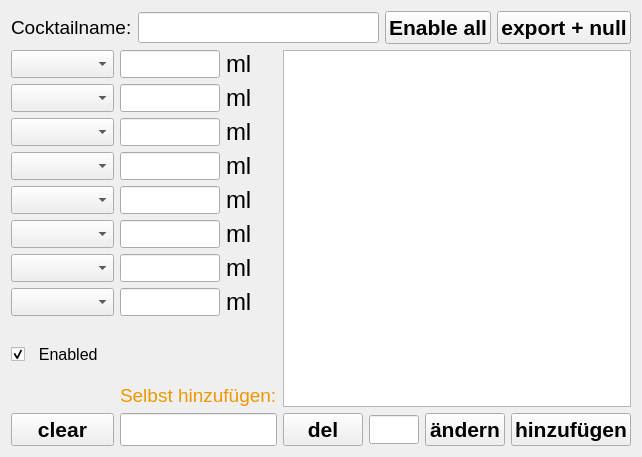
      <widget class="QWidget" name="tab_3">
       <attribute name="title">
        <string>Rezepte</string>
       </attribute>
       <layout class="QHBoxLayout" name="horizontalLayout_4">
        <item>
         <layout class="QVBoxLayout" name="verticalLayout_17">
          <item>
           <layout class="QHBoxLayout" name="horizontalLayout_15">
            <item>
             <widget class="QLabel" name="label_23">
              <property name="font">
               <font>
                <pointsize>14</pointsize>
               </font>
              </property>
              <property name="text">
               <string>Cocktailname:</string>
              </property>
             </widget>
            </item>
            <item>
             <widget class="ClickableLineEdit" name="LECocktail">
              <property name="font">
               <font>
                <pointsize>14</pointsize>
               </font>
              </property>
              <property name="placeholderText">
               <string/>
              </property>
             </widget>
            </item>
            <item>
             <widget class="QPushButton" name="PBenable">
              <property name="font">
               <font>
                <pointsize>16</pointsize>
                <weight>75</weight>
                <bold>true</bold>
               </font>
              </property>
              <property name="text">
               <string>Enable all</string>
              </property>
             </widget>
            </item>
            <item>
             <widget class="QPushButton" name="PBRnull">
              <property name="maximumSize">
               <size>
                <width>220</width>
                <height>16777215</height>
               </size>
              </property>
              <property name="font">
               <font>
                <pointsize>16</pointsize>
                <weight>75</weight>
                <bold>true</bold>
               </font>
              </property>
              <property name="layoutDirection">
               <enum>Qt::LeftToRight</enum>
              </property>
              <property name="text">
               <string>export + null</string>
              </property>
             </widget>
            </item>
           </layout>
          </item>
          <item>
           <layout class="QHBoxLayout" name="horizontalLayout_3">
            <item>
             <layout class="QVBoxLayout" name="verticalLayout_4">
              <item>
               <widget class="QComboBox" name="CBR1">
                <property name="minimumSize">
                 <size>
                  <width>103</width>
                  <height>28</height>
                 </size>
                </property>
                <property name="maximumSize">
                 <size>
                  <width>16777215</width>
                  <height>28</height>
                 </size>
                </property>
                <property name="font">
                 <font>
                  <pointsize>14</pointsize>
                  <weight>50</weight>
                  <bold>false</bold>
                 </font>
                </property>
               </widget>
              </item>
              <item>
               <widget class="QComboBox" name="CBR2">
                <property name="minimumSize">
                 <size>
                  <width>103</width>
                  <height>28</height>
                 </size>
                </property>
                <property name="maximumSize">
                 <size>
                  <width>16777215</width>
                  <height>28</height>
                 </size>
                </property>
                <property name="font">
                 <font>
                  <pointsize>14</pointsize>
                  <weight>50</weight>
                  <bold>false</bold>
                 </font>
                </property>
               </widget>
              </item>
              <item>
               <widget class="QComboBox" name="CBR3">
                <property name="minimumSize">
                 <size>
                  <width>103</width>
                  <height>28</height>
                 </size>
                </property>
                <property name="maximumSize">
                 <size>
                  <width>16777215</width>
                  <height>28</height>
                 </size>
                </property>
                <property name="font">
                 <font>
                  <pointsize>14</pointsize>
                  <weight>50</weight>
                  <bold>false</bold>
                 </font>
                </property>
               </widget>
              </item>
              <item>
               <widget class="QComboBox" name="CBR4">
                <property name="minimumSize">
                 <size>
                  <width>103</width>
                  <height>28</height>
                 </size>
                </property>
                <property name="maximumSize">
                 <size>
                  <width>16777215</width>
                  <height>28</height>
                 </size>
                </property>
                <property name="font">
                 <font>
                  <pointsize>14</pointsize>
                  <weight>50</weight>
                  <bold>false</bold>
                 </font>
                </property>
               </widget>
              </item>
              <item>
               <widget class="QComboBox" name="CBR5">
                <property name="minimumSize">
                 <size>
                  <width>103</width>
                  <height>28</height>
                 </size>
                </property>
                <property name="maximumSize">
                 <size>
                  <width>16777215</width>
                  <height>28</height>
                 </size>
                </property>
                <property name="font">
                 <font>
                  <pointsize>14</pointsize>
                  <weight>50</weight>
                  <bold>false</bold>
                 </font>
                </property>
               </widget>
              </item>
              <item>
               <widget class="QComboBox" name="CBR6">
                <property name="minimumSize">
                 <size>
                  <width>103</width>
                  <height>28</height>
                 </size>
                </property>
                <property name="maximumSize">
                 <size>
                  <width>16777215</width>
                  <height>28</height>
                 </size>
                </property>
                <property name="font">
                 <font>
                  <pointsize>14</pointsize>
                  <weight>50</weight>
                  <bold>false</bold>
                 </font>
                </property>
               </widget>
              </item>
              <item>
               <widget class="QComboBox" name="CBR7">
                <property name="minimumSize">
                 <size>
                  <width>103</width>
                  <height>28</height>
                 </size>
                </property>
                <property name="maximumSize">
                 <size>
                  <width>16777215</width>
                  <height>28</height>
                 </size>
                </property>
                <property name="font">
                 <font>
                  <pointsize>14</pointsize>
                  <weight>50</weight>
                  <bold>false</bold>
                 </font>
                </property>
               </widget>
              </item>
              <item>
               <widget class="QComboBox" name="CBR8">
                <property name="minimumSize">
                 <size>
                  <width>103</width>
                  <height>28</height>
                 </size>
                </property>
                <property name="maximumSize">
                 <size>
                  <width>16777215</width>
                  <height>28</height>
                 </size>
                </property>
                <property name="font">
                 <font>
                  <pointsize>14</pointsize>
                  <weight>50</weight>
                  <bold>false</bold>
                 </font>
                </property>
               </widget>
              </item>
              <item>
               <spacer name="horizontalSpacer_4">
                <property name="orientation">
                 <enum>Qt::Horizontal</enum>
                </property>
                <property name="sizeHint" stdset="0">
                 <size>
                  <width>40</width>
                  <height>20</height>
                 </size>
                </property>
               </spacer>
              </item>
              <item>
               <widget class="QCheckBox" name="CHBenabled">
                <property name="font">
                 <font>
                  <pointsize>12</pointsize>
                 </font>
                </property>
                <property name="layoutDirection">
                 <enum>Qt::LeftToRight</enum>
                </property>
                <property name="text">
                 <string>  Enabled</string>
                </property>
                <property name="checked">
                 <bool>true</bool>
                </property>
               </widget>
              </item>
              <item>
               <spacer name="verticalSpacer_5">
                <property name="orientation">
                 <enum>Qt::Vertical</enum>
                </property>
                <property name="sizeHint" stdset="0">
                 <size>
                  <width>20</width>
                  <height>40</height>
                 </size>
                </property>
               </spacer>
              </item>
              <item>
               <widget class="QPushButton" name="PBclear">
                <property name="minimumSize">
                 <size>
                  <width>0</width>
                  <height>33</height>
                 </size>
                </property>
                <property name="font">
                 <font>
                  <pointsize>16</pointsize>
                  <weight>75</weight>
                  <bold>true</bold>
                 </font>
                </property>
                <property name="text">
                 <string>clear</string>
                </property>
               </widget>
              </item>
             </layout>
            </item>
            <item>
             <layout class="QVBoxLayout" name="verticalLayout_12">
              <item>
               <layout class="QHBoxLayout" name="horizontalLayout_16">
                <item>
                 <layout class="QVBoxLayout" name="verticalLayout_16">
                  <item>
                   <widget class="ClickableLineEdit" name="LER1">
                    <property name="minimumSize">
                     <size>
                      <width>0</width>
                      <height>28</height>
                     </size>
                    </property>
                    <property name="maximumSize">
                     <size>
                      <width>100</width>
                      <height>28</height>
                     </size>
                    </property>
                    <property name="font">
                     <font>
                      <pointsize>14</pointsize>
                     </font>
                    </property>
                    <property name="alignment">
                     <set>Qt::AlignRight|Qt::AlignTrailing|Qt::AlignVCenter</set>
                    </property>
                   </widget>
                  </item>
                  <item>
                   <widget class="ClickableLineEdit" name="LER2">
                    <property name="minimumSize">
                     <size>
                      <width>0</width>
                      <height>28</height>
                     </size>
                    </property>
                    <property name="maximumSize">
                     <size>
                      <width>100</width>
                      <height>28</height>
                     </size>
                    </property>
                    <property name="font">
                     <font>
                      <pointsize>14</pointsize>
                     </font>
                    </property>
                    <property name="alignment">
                     <set>Qt::AlignRight|Qt::AlignTrailing|Qt::AlignVCenter</set>
                    </property>
                   </widget>
                  </item>
                  <item>
                   <widget class="ClickableLineEdit" name="LER3">
                    <property name="minimumSize">
                     <size>
                      <width>0</width>
                      <height>28</height>
                     </size>
                    </property>
                    <property name="maximumSize">
                     <size>
                      <width>100</width>
                      <height>28</height>
                     </size>
                    </property>
                    <property name="font">
                     <font>
                      <pointsize>14</pointsize>
                     </font>
                    </property>
                    <property name="alignment">
                     <set>Qt::AlignRight|Qt::AlignTrailing|Qt::AlignVCenter</set>
                    </property>
                   </widget>
                  </item>
                  <item>
                   <widget class="ClickableLineEdit" name="LER4">
                    <property name="minimumSize">
                     <size>
                      <width>0</width>
                      <height>28</height>
                     </size>
                    </property>
                    <property name="maximumSize">
                     <size>
                      <width>100</width>
                      <height>28</height>
                     </size>
                    </property>
                    <property name="font">
                     <font>
                      <pointsize>14</pointsize>
                     </font>
                    </property>
                    <property name="alignment">
                     <set>Qt::AlignRight|Qt::AlignTrailing|Qt::AlignVCenter</set>
                    </property>
                   </widget>
                  </item>
                  <item>
                   <widget class="ClickableLineEdit" name="LER5">
                    <property name="minimumSize">
                     <size>
                      <width>0</width>
                      <height>28</height>
                     </size>
                    </property>
                    <property name="maximumSize">
                     <size>
                      <width>100</width>
                      <height>28</height>
                     </size>
                    </property>
                    <property name="font">
                     <font>
                      <pointsize>14</pointsize>
                     </font>
                    </property>
                    <property name="alignment">
                     <set>Qt::AlignRight|Qt::AlignTrailing|Qt::AlignVCenter</set>
                    </property>
                   </widget>
                  </item>
                  <item>
                   <widget class="ClickableLineEdit" name="LER6">
                    <property name="minimumSize">
                     <size>
                      <width>0</width>
                      <height>28</height>
                     </size>
                    </property>
                    <property name="maximumSize">
                     <size>
                      <width>100</width>
                      <height>28</height>
                     </size>
                    </property>
                    <property name="font">
                     <font>
                      <pointsize>14</pointsize>
                     </font>
                    </property>
                    <property name="alignment">
                     <set>Qt::AlignRight|Qt::AlignTrailing|Qt::AlignVCenter</set>
                    </property>
                   </widget>
                  </item>
                  <item>
                   <widget class="ClickableLineEdit" name="LER7">
                    <property name="minimumSize">
                     <size>
                      <width>0</width>
                      <height>28</height>
                     </size>
                    </property>
                    <property name="maximumSize">
                     <size>
                      <width>100</width>
                      <height>28</height>
                     </size>
                    </property>
                    <property name="font">
                     <font>
                      <pointsize>14</pointsize>
                     </font>
                    </property>
                    <property name="alignment">
                     <set>Qt::AlignRight|Qt::AlignTrailing|Qt::AlignVCenter</set>
                    </property>
                   </widget>
                  </item>
                  <item>
                   <widget class="ClickableLineEdit" name="LER8">
                    <property name="minimumSize">
                     <size>
                      <width>0</width>
                      <height>28</height>
                     </size>
                    </property>
                    <property name="maximumSize">
                     <size>
                      <width>100</width>
                      <height>28</height>
                     </size>
                    </property>
                    <property name="font">
                     <font>
                      <pointsize>14</pointsize>
                     </font>
                    </property>
                    <property name="alignment">
                     <set>Qt::AlignRight|Qt::AlignTrailing|Qt::AlignVCenter</set>
                    </property>
                   </widget>
                  </item>
                  <item>
                   <spacer name="horizontalSpacer">
                    <property name="orientation">
                     <enum>Qt::Horizontal</enum>
                    </property>
                    <property name="sizeHint" stdset="0">
                     <size>
                      <width>40</width>
                      <height>20</height>
                     </size>
                    </property>
                   </spacer>
                  </item>
                  <item>
                   <spacer name="verticalSpacer_2">
                    <property name="orientation">
                     <enum>Qt::Vertical</enum>
                    </property>
                    <property name="sizeHint" stdset="0">
                     <size>
                      <width>20</width>
                      <height>40</height>
                     </size>
                    </property>
                   </spacer>
                  </item>
                 </layout>
                </item>
                <item>
                 <layout class="QVBoxLayout" name="verticalLayout_18">
                  <item>
                   <widget class="QLabel" name="label_7">
                    <property name="maximumSize">
                     <size>
                      <width>16777215</width>
                      <height>28</height>
                     </size>
                    </property>
                    <property name="font">
                     <font>
                      <pointsize>18</pointsize>
                      <weight>50</weight>
                      <bold>false</bold>
                     </font>
                    </property>
                    <property name="text">
                     <string>ml</string>
                    </property>
                   </widget>
                  </item>
                  <item>
                   <widget class="QLabel" name="label_5">
                    <property name="maximumSize">
                     <size>
                      <width>16777215</width>
                      <height>28</height>
                     </size>
                    </property>
                    <property name="font">
                     <font>
                      <pointsize>18</pointsize>
                      <weight>50</weight>
                      <bold>false</bold>
                     </font>
                    </property>
                    <property name="text">
                     <string>ml</string>
                    </property>
                   </widget>
                  </item>
                  <item>
                   <widget class="QLabel" name="label_9">
                    <property name="maximumSize">
                     <size>
                      <width>16777215</width>
                      <height>28</height>
                     </size>
                    </property>
                    <property name="font">
                     <font>
                      <pointsize>18</pointsize>
                      <weight>50</weight>
                      <bold>false</bold>
                     </font>
                    </property>
                    <property name="text">
                     <string>ml</string>
                    </property>
                   </widget>
                  </item>
                  <item>
                   <widget class="QLabel" name="label_8">
                    <property name="maximumSize">
                     <size>
                      <width>16777215</width>
                      <height>28</height>
                     </size>
                    </property>
                    <property name="font">
                     <font>
                      <pointsize>18</pointsize>
                      <weight>50</weight>
                      <bold>false</bold>
                     </font>
                    </property>
                    <property name="text">
                     <string>ml</string>
                    </property>
                   </widget>
                  </item>
                  <item>
                   <widget class="QLabel" name="label_3">
                    <property name="maximumSize">
                     <size>
                      <width>16777215</width>
                      <height>28</height>
                     </size>
                    </property>
                    <property name="font">
                     <font>
                      <pointsize>18</pointsize>
                      <weight>50</weight>
                      <bold>false</bold>
                     </font>
                    </property>
                    <property name="text">
                     <string>ml</string>
                    </property>
                   </widget>
                  </item>
                  <item>
                   <widget class="QLabel" name="label_6">
                    <property name="maximumSize">
                     <size>
                      <width>16777215</width>
                      <height>28</height>
                     </size>
                    </property>
                    <property name="font">
                     <font>
                      <pointsize>18</pointsize>
                      <weight>50</weight>
                      <bold>false</bold>
                     </font>
                    </property>
                    <property name="text">
                     <string>ml</string>
                    </property>
                   </widget>
                  </item>
                  <item>
                   <widget class="QLabel" name="label_10">
                    <property name="maximumSize">
                     <size>
                      <width>16777215</width>
                      <height>28</height>
                     </size>
                    </property>
                    <property name="font">
                     <font>
                      <pointsize>18</pointsize>
                      <weight>50</weight>
                      <bold>false</bold>
                     </font>
                    </property>
                    <property name="text">
                     <string>ml</string>
                    </property>
                   </widget>
                  </item>
                  <item>
                   <widget class="QLabel" name="label_4">
                    <property name="maximumSize">
                     <size>
                      <width>16777215</width>
                      <height>28</height>
                     </size>
                    </property>
                    <property name="font">
                     <font>
                      <pointsize>18</pointsize>
                      <weight>50</weight>
                      <bold>false</bold>
                     </font>
                    </property>
                    <property name="text">
                     <string>ml</string>
                    </property>
                   </widget>
                  </item>
                  <item>
                   <spacer name="horizontalSpacer_2">
                    <property name="orientation">
                     <enum>Qt::Horizontal</enum>
                    </property>
                    <property name="sizeHint" stdset="0">
                     <size>
                      <width>40</width>
                      <height>20</height>
                     </size>
                    </property>
                   </spacer>
                  </item>
                  <item>
                   <spacer name="verticalSpacer_4">
                    <property name="orientation">
                     <enum>Qt::Vertical</enum>
                    </property>
                    <property name="sizeHint" stdset="0">
                     <size>
                      <width>20</width>
                      <height>40</height>
                     </size>
                    </property>
                   </spacer>
                  </item>
                 </layout>
                </item>
               </layout>
              </item>
              <item>
               <widget class="QLabel" name="label_25">
                <property name="font">
                 <font>
                  <pointsize>14</pointsize>
                 </font>
                </property>
                <property name="text">
                 <string>&lt;html&gt;&lt;head/&gt;&lt;body&gt;&lt;p&gt;&lt;span style=&quot; color:#ef9700;&quot;&gt; Selbst hinzufügen:&lt;/span&gt;&lt;/p&gt;&lt;/body&gt;&lt;/html&gt;</string>
                </property>
               </widget>
              </item>
              <item>
               <widget class="ClickableLineEdit" name="LEKommentar">
                <property name="minimumSize">
                 <size>
                  <width>0</width>
                  <height>33</height>
                 </size>
                </property>
               </widget>
              </item>
             </layout>
            </item>
            <item>
             <layout class="QVBoxLayout" name="verticalLayout_10">
              <item>
               <widget class="QListWidget" name="LWRezepte">
                <property name="font">
                 <font>
                  <pointsize>16</pointsize>
                 </font>
                </property>
                <property name="styleSheet">
                 <string notr="true"> QScrollBar:vertical {
     border: 1px solid rgb(97, 97, 97);
     background: rgb(0, 0, 0);
     width: 30px;
     margin: 31px 0 31px 0;
 }
 QScrollBar::handle:vertical {
     background: rgb(0, 0, 0);
 }
 QScrollBar::add-line:vertical {
     border: 1px solid rgb(97, 97, 97);
     background: rgb(0, 0, 0);
     height: 30px;
     subcontrol-position: bottom;
     subcontrol-origin: margin;
 }

 QScrollBar::sub-line:vertical {
     border: 1px solid rgb(97, 97, 97);
     background: rgb(0, 0, 0);
     height: 30px;
     subcontrol-position: top;
     subcontrol-origin: margin;
 }

 QScrollBar::up-arrow:vertical, QScrollBar::down-arrow:vertical {
   	 width: 10px;
     height: 10px;
     background: rgb(0, 123, 255);
 }</string>
                </property>
                <property name="horizontalScrollBarPolicy">
                 <enum>Qt::ScrollBarAlwaysOff</enum>
                </property>
                <property name="sortingEnabled">
                 <bool>true</bool>
                </property>
               </widget>
              </item>
              <item>
               <layout class="QHBoxLayout" name="horizontalLayout_10">
                <item>
                 <widget class="QPushButton" name="PBdelete">
                  <property name="minimumSize">
                   <size>
                    <width>0</width>
                    <height>33</height>
                   </size>
                  </property>
                  <property name="font">
                   <font>
                    <pointsize>16</pointsize>
                    <weight>75</weight>
                    <bold>true</bold>
                   </font>
                  </property>
                  <property name="text">
                   <string>del</string>
                  </property>
                 </widget>
                </item>
                <item>
                 <widget class="ClickableLineEdit" name="LEpw">
                  <property name="minimumSize">
                   <size>
                    <width>0</width>
                    <height>29</height>
                   </size>
                  </property>
                  <property name="maximumSize">
                   <size>
                    <width>50</width>
                    <height>16777215</height>
                   </size>
                  </property>
                  <property name="echoMode">
                   <enum>QLineEdit::Password</enum>
                  </property>
                 </widget>
                </item>
                <item>
                 <widget class="QPushButton" name="PBRezeptaktualisieren">
                  <property name="minimumSize">
                   <size>
                    <width>0</width>
                    <height>32</height>
                   </size>
                  </property>
                  <property name="font">
                   <font>
                    <pointsize>16</pointsize>
                    <weight>75</weight>
                    <bold>true</bold>
                   </font>
                  </property>
                  <property name="text">
                   <string>ändern</string>
                  </property>
                 </widget>
                </item>
                <item>
                 <widget class="QPushButton" name="PBRezepthinzu">
                  <property name="minimumSize">
                   <size>
                    <width>0</width>
                    <height>32</height>
                   </size>
                  </property>
                  <property name="maximumSize">
                   <size>
                    <width>16777215</width>
                    <height>16777215</height>
                   </size>
                  </property>
                  <property name="font">
                   <font>
                    <pointsize>16</pointsize>
                    <weight>75</weight>
                    <bold>true</bold>
                   </font>
                  </property>
                  <property name="text">
                   <string>hinzufügen</string>
                  </property>
                 </widget>
                </item>
               </layout>
              </item>
             </layout>
            </item>
           </layout>
          </item>
         </layout>
        </item>
       </layout>
      </widget>
